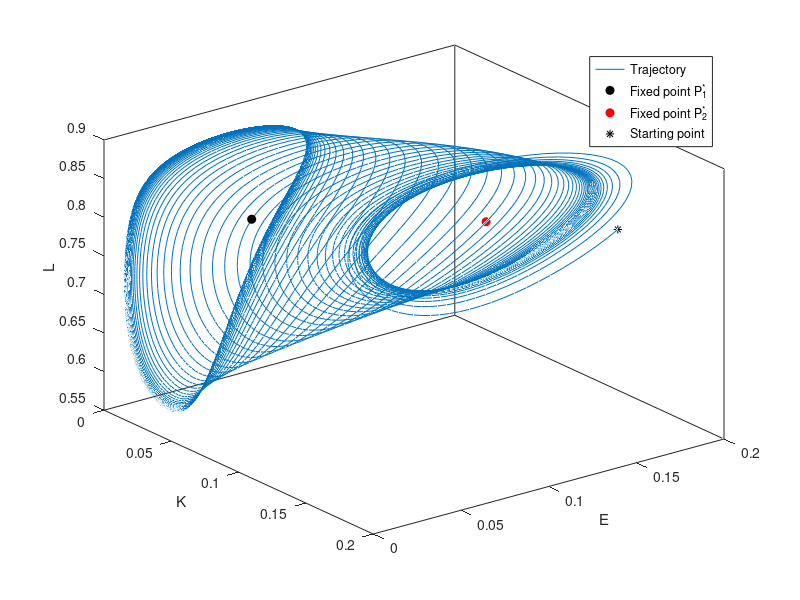

MATLAB code for this plot:
%%%% Simulation of the 3 eqns dynamical system dot{K}, dot{E}, dot{L}
% realization of a trajectory in the space starting form a specific point.
% In this case I show an example of trajectory when the conditions of 
% Lemma 7 in the theory does not hold
% result: two limit cycles around P1* and P2*

clear; close all;
t0=0;
T=1200;
h=0.1;
%% parameters of the model
alpha = 0.19;
beta = 0.8; 
gamma = 0.8;
delta = 8.42228;
epsil = 0.2;
eta = 4/9;
theta = 0.19;
E_bar = 7.06;
star_L = beta/(beta+epsil);

%% equations
f = @(x) epsil*((1-x)^((epsil-eta*(1+epsil))/eta))*(x^(1-beta))/beta; 
diff_f = @(x) -(epsil*((1-x)^((epsil-eta*(1+epsil))/eta))...
    *(((beta+epsil)*eta-epsil)*x+(1-beta)*eta))/(beta*eta*(x-1)*(x^beta));

K_f = @(K, E, L) (K^alpha)*(L^(beta-1))*(E^gamma)*((beta+epsil)*L-beta)/epsil;
E_f = @(K, E, L) E*(E_bar-E)-delta*(K^alpha)*(L^beta)*(E^gamma);
L_f = @(K, E, L) (f(L)/diff_f(L))*(alpha*(K^(alpha-1))*(L^(beta-1))*(E^gamma)...
    *((beta+epsil)*L-beta)/epsil + gamma*(E_bar-E-delta*(K^alpha)*(L^beta)*(E^(gamma-1)))...
    +(theta-alpha*(K^(alpha-1))*(L^beta)*(E^gamma))/eta);

%% Runge-Kutta  
%>>> initial point
Elv(1)=0.16575449;
Klv(1)=0.16575449;
Llv(1)=0.815;    

N=(T-t0)/h;
% Runge-Kutta coefficients calcualtion of steps
for n = 1:N
    K1k = K_f(Klv(n), Elv(n), Llv(n));
    K1e = E_f(Klv(n), Elv(n), Llv(n));
    K1l = L_f(Klv(n), Elv(n), Llv(n));
    K2k = K_f(Klv(n) + h*K1k/2, Elv(n) + h*K1e/2, Llv(n) + h*K1l/2);
    K2e = E_f(Klv(n) + h*K1k/2, Elv(n) + h*K1e/2, Llv(n) + h*K1l/2);
    K2l = L_f(Klv(n) + h*K1k/2, Elv(n) + h*K1e/2, Llv(n) + h*K1l/2);
    K3k = K_f(Klv(n) + h*K2k/2, Elv(n) + h*K2e/2, Llv(n) + h*K2l/2);
    K3e = E_f(Klv(n) + h*K2k/2, Elv(n) + h*K2e/2, Llv(n) + h*K2l/2);
    K3l = L_f(Klv(n) + h*K2k/2, Elv(n) + h*K2e/2, Llv(n) + h*K2l/2);
    K4k = K_f(Klv(n) + h*K3k, Elv(n) + h*K3e, Llv(n) + h*K3l);
    K4e = E_f(Klv(n) + h*K3k, Elv(n) + h*K3e, Llv(n) + h*K3l);
    K4l = L_f(Klv(n) + h*K3k, Elv(n) + h*K3e, Llv(n) + h*K3l);
    Klv(n+1) = Klv(n) + h*(K1k + 2*K2k + 2*K3k + K4k)/6;
    Elv(n+1) = Elv(n) + h*(K1e + 2*K2e + 2*K3e + K4e)/6;
    Llv(n+1) = Llv(n) + h*(K1l + 2*K2l + 2*K3l + K4l)/6;
end

%% graph plotting
figure(1)
plot3(Elv,Klv,Llv)
set(gca,'YDir','reverse')
hold on 
plot3(0.05137271,0.04274997,star_L,'o','Color','k','MarkerFaceColor','k') %P1*
hold on
plot3(0.13355449,0.10983462,star_L,'o','Color','r','MarkerFaceColor','r') %P2*
hold on
plot3(Elv(1),Klv(1),Llv(1),'*','MarkerSize',6,'Color','k')% starting point
xlabel('E')
ylabel('K')
zlabel('L')
legend('Trajectory','Fixed point P_1^*','Fixed point P_2^*','Starting point')
box on
hold off
